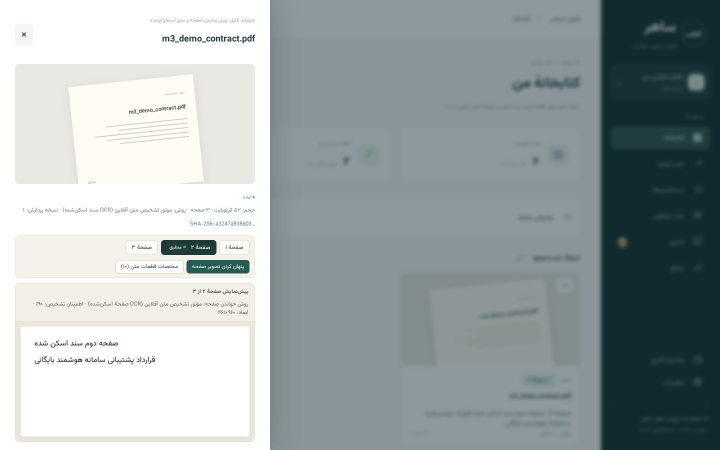
#> input picture .aistudio/artifacts/brain/e1f679af-c8a2-4218-875b-efecbfc107ae/.tempmediaStorage/media_1794115974869_b8b11668.jpg, 1440 x 900 px (shown at 1/2 size)
$ python -i image_analyzer.py   (imports and definitions only)
#> lines starting #> are read from the running program, lines starting #| are printed output that depends on the picture
from __future__ import annotations

import os
import re
from dataclasses import dataclass, field
from typing import Any, Dict, List, Optional, Tuple
from PIL import Image, ImageStat

from services.ingestion.extractor import normalize_persian_text


THEMATIC_CATEGORIES_12: List[str] = [
    "اجتماعی",
    "اقتصادی",
    "امنیتی",
    "جاسوسی",
    "دفاعی (نظامی، کویر و مرز)",
    "دین و روحانیت",
    "رزمایش",
    "سایبری",
    "سیاسی",
    "علم و فناوری",
    "فرهنگی",
    "هواگرد (پهپاد، ریزپرنده، جنگنده و ...)",
]


@dataclass
class ImageAnalysisResult:
    file_id: str
    title: str
    relative_path: str = ""
    image_path: str = ""
    mime_type: str = "image/png"
    file_size: int = 0
    width: int = 0
    height: int = 0
    aspect_ratio: float = 1.0
    orientation: str = "افقی"
    color_mode: str = "RGB"
    dominant_color_hex: str = "#F5F3EE"
    color_profile_label: str = "زمینهٔ روشن کاغذی"
    mean_brightness: float = 240.0
    contrast_std: float = 25.0
    paper_bg_ratio: float = 0.8
    edge_density: float = 0.05
    word_count: int = 0
    char_count: int = 0
    line_count: int = 0
    bbox_count: int = 0
    ocr_confidence: Optional[float] = None
    ocr_engine: str = "paddleocr"
    extracted_text: str = ""
    # Priority 1: Personal Folder + Username & Account ID classification
    personal_folder: str = "پوشهٔ عمومی آرشیو"
    account_id: str = ""
    account_username: str = ""
    account_label: str = "بدون نام کاربری / آیدی مشخص"
    platform_source: str = "اسکرین‌شات / تصویر عمومی"
    # Image Capture Source & Subject / Location / GPS Classification
    capture_source_category: str = "اسکرین‌شات موبایل / شبکهٔ اجتماعی"
    subject_classification: str = "پست یا استوری شبکهٔ اجتماعی"
    camera_info: str = "بدون فرادادهٔ دوربین (تصویر دیجیتال / اسکرین‌شات)"
    location_name: str = "موقعیت مکانی ثبت‌نشده"
    gps_coordinates: str = ""
    detected_caption: str = ""
    # Priority 2: 12 Thematic Categories + Visual Nature
    thematic_category: str = "اجتماعی"
    image_nature: str = "سند یا برگهٔ متنی اسکن‌شده"
    detected_topic: str = "اجتماعی"
    confidence_label: str = "بالا"
    tags: List[str] = field(default_factory=list)
    key_findings: List[str] = field(default_factory=list)
    analysis_summary: str = ""
    # Personal & Civil Identity Dossier (مشخصات انفرادی، شناسنامه‌ای، موبایل و آدرس)
    personal_identity: Dict[str, Any] = field(default_factory=dict)
    # Legal & Judicial Criminal Assessment (بررسی موارد مجرمانه بر اساس داده‌های حقوقی و قضایی)
    criminal_assessment: Dict[str, Any] = field(default_factory=dict)
    # Structured Template (قواره) — strictly for «فرهنگی» and «اجتماعی»
    template_applicable: bool = False
    template_fields: Optional[Dict[str, Any]] = None
    formatted_template_text: str = ""


_THEMATIC_KEYWORDS_12: Dict[str, List[str]] = {
    "هواگرد (پهپاد، ریزپرنده، جنگنده و ...)": [
        "هواگرد", "پهپاد", "ریزپرنده", "جنگنده", "بالگرد", "هوانوردی", "کوادکوپتر",
        "پهپادی", "شاهد", "مهاجر", "کمان", "ابابیل", "آرش", "فطرس", "سیمرغ",
        "سوخو", "میگ", "اف-14", "اف-4", "اف-5", "اف۱۴", "شکاری", "بمب‌افکن", "بمب افکن",
        "پرواز", "پرنده هدایت‌پذیر", "پرنده هدایت پذیر", "بدون سرنشین", "عمودپرواز",
        "ترابری هوایی", "نیروی هوایی", "نهاجا", "هوانیروز", "باند پرواز", "آشیانه",
        "رهگیری هوایی", "محموله هوایی", "بال ثابت", "ملخ", "موتور جت", "توربوفن",
        "uav", "drone", "quadcopter", "microdrone", "fighter", "aircraft", "aviation",
        "helicopter", "airforce", "shahed", "mohajer", "su-35", "f-14",
    ],
    "رزمایش": [
        "رزمایش", "مانور", "تمرین نظامی", "تمرین تاکتیکی", "رزمایش مشترک",
        "رزمایش دریایی", "رزمایش زمینی", "رزمایش هوایی", "رزمایش موشکی",
        "رزمایش پدافندی", "میدان تیر", "مرحله نهایی رزمایش", "منطقه عمومی رزمایش",
        "ذوالفقار", "پیامبر اعظم", "اقتدار", "مدافعان آسمان", "ولایت", "فاتحان خیبر",
        "امنیت پایدار", "تمرین رزم", "سناریوی رزمایش", "آتشبار در رزمایش",
        "military exercise", "wargame", "maneuver", "tactical drill", "joint drill",
    ],
    "دفاعی (نظامی، کویر و مرز)": [
        "دفاعی", "نظامی", "ارتش", "سپاه", "نیروهای مسلح", "مرز", "مرزبانی", "مرزی",
        "کویر", "پایش مرزی", "پاسگاه", "پادگان", "موشک", "موشکی", "پدافند", "رادار",
        "زرهی", "توپخانه", "تانک", "نفربر", "ناو", "ناوچه", "زیردریایی", "نیروی زمینی",
        "نیروی دریایی", "تکاور", "تیپ", "لشکر", "قرارگاه", "وزارت دفاع", "ودجا",
        "تسلیحات", "مهمات", "دفاع مقدس", "انسداد مرز", "برجک", "دیدبانی", "پهنه کویری",
        "defense", "military", "border", "desert", "missile", "radar", "artillery",
        "infantry", "navy", "armed forces", "battalion", "garrison",
    ],
    "سایبری": [
        "سایبری", "هک", "هکر", "هکری", "حمله سایبری", "بدافزار", "باج‌افزار", "باج افزار",
        "فیشینگ", "نشت داده", "دیتابیس", "امنیت سایبری", "نفوذ سایبری", "فایروال",
        "سرور", "آسیب‌پذیری", "آسیب پذیری", "زیرساخت دیجیتال", "پدافند سایبری",
        "ارتش سایبری", "مرکز ماهر", "تارنما", "سایت", "دامنه", "بات‌نت", "بات نت",
        "دی‌داس", "سورس کد", "اکسپلویت", "تروجان", "دارک وب", "فیلترینگ", "پورت",
        "cyber", "hacker", "hack", "malware", "ransomware", "phishing", "ddos",
        "exploit", "vulnerability", "firewall", "breach", "payload", "botnet", "cve",
    ],
    "جاسوسی": [
        "جاسوس", "جاسوسی", "ضدجاسوسی", "ضد جاسوسی", "موساد", "سیا", "ام‌آی‌۶",
        "سرویس اطلاعاتی", "سرویس بیگانه", "عامل نفوذی", "ستون پنجم", "تخلیه اطلاعاتی",
        "استراق سمع", "شنود", "خانه امن", "تله اطلاعاتی", "افشای اسناد", "فوق محرمانه",
        "به‌کلی سری", "به کلی سری", "مامور مخفی", "مأمور مخفی", "رابط اطلاعاتی",
        "سرپل", "پوشش دیپلماتیک", "خرابکاری صنعتی", "کشف شبکه جاسوسی",
        "espionage", "spy", "mossad", "cia", "mi6", "intelligence agency",
        "undercover", "classified", "top secret", "wiretap", "informant",
    ],
    "امنیتی": [
        "امنیتی", "امنیت ملی", "اطلاعات", "وزارت اطلاعات", "سازمان اطلاعات", "ضدتروریسم",
        "ضد تروریسم", "تروریستی", "ترور", "حفاظت اطلاعات", "فراجا", "انتظامی", "پلیس",
        "تهدید امنیتی", "بازداشت", "دستگیری", "شبکه سازمان‌یافته", "قاچاق سلاح",
        "اخلالگر", "شورش", "ناامنی", "عملیات امنیتی", "شورای عالی امنیت", "شورای تامین",
        "پاکسازی", "تعقیب و مراقبت", "کشف محموله", "اشرار", "گروهک",
        "security", "national security", "counterterrorism", "police", "threat",
        "arrest", "operation", "surveillance", "intelligence",
    ],
    "سیاسی": [
        "سیاسی", "دولت", "مجلس", "انتخابات", "دیپلماسی", "وزارت خارجه", "مذاکرات",
        "توافق", "برجام", "بین‌الملل", "بین الملل", "سازمان ملل", "شورای امنیت",
        "احزاب", "فراکسیون", "ریاست‌جمهوری", "ریاست جمهوری", "نخست‌وزیر", "سفارت",
        "سفیر", "قطعنامه", "تحریم سیاسی", "سیاست خارجی", "سیاست داخلی", "کابینه",
        "وزیر", "نماینده مجلس", "استیضاح", "رای اعتماد", "واشنگتن", "مسکو", "پکن",
        "قرارداد همکاری", "تفاهم‌نامه", "تفاهم نامه", "حقوقی", "ماده اول", "فسخ قرارداد",
        "political", "politics", "diplomacy", "parliament", "election", "government",
        "embassy", "treaty", "sanctions", "united nations", "foreign policy", "contract",
    ],
    "اقتصادی": [
        "اقتصادی", "اقتصاد", "بازار", "بورس", "ارز", "دلار", "یورو", "طلا", "سکه",
        "تورم", "بانک", "بانکی", "مالیات", "ارزش افزوده", "بودجه", "صادرات", "واردات",
        "تجارت", "گمرک", "سرمایه‌گذاری", "سرمایه گذاری", "قیمت", "کالا", "تولید",
        "صنعت", "کارخانه", "معیشت", "فاکتور", "صورتحساب", "صورت‌حساب", "مالي", "مالی",
        "مبلغ", "ریال", "تومان", "پرداخت", "حسابداری", "ترازنامه", "نفت", "پتروشیمی",
        "یارانه", "تسهیلات", "وام", "نقدینگی", "ركود", "رکود",
        "economy", "economic", "market", "currency", "inflation", "bank", "invoice",
        "payment", "tax", "finance", "financial", "trade", "export", "import", "budget",
    ],
    "دین و روحانیت": [
        "دین", "دینی", "مذهبی", "روحانیت", "روحانی", "حوزه علمیه", "مرجعیت", "مراجع",
        "آیت‌الله", "آیت الله", "حجت‌الاسلام", "حجت الاسلام", "فقه", "فقهی", "قرآن",
        "مسجد", "هیئت", "مداحی", "نماز", "نماز جمعه", "امام جمعه", "تبلیغات اسلامی",
        "زیارت", "اربعین", "محرم", "عاشورا", "رمضان", "اعتقادی", "طلبه", "علما",
        "حدیث", "روایت", "مهدویت", "وقف", "امامزاده", "حرم", "شعائر",
        "religion", "religious", "clergy", "seminary", "mosque", "quran", "islamic",
    ],
    "علم و فناوری": [
        "علم", "علمی", "فناوری", "تکنولوژی", "هوش مصنوعی", "نانو", "زیست‌فناوری",
        "فضایی", "ماهواره", "پرتابگر", "دانشگاه", "پژوهش", "پژوهشی", "اختراع",
        "دانش‌بنیان", "دانش بنیان", "رباتیک", "کوانتوم", "پزشکی نوین", "سلول بنیادی",
        "آزمایشگاه", "الگوریتم", "نرم‌افزار", "نرم افزار", "سخت‌افزار", "پردازنده",
        "مقاله علمی", "پارک علم و فناوری", "استارتاپ", "نوآوری", "مخابرات", "لیزر",
        "science", "technology", "ai", "artificial intelligence", "satellite",
        "research", "university", "innovation", "robotics", "quantum", "software",
    ],
    "فرهنگی": [
        "فرهنگی", "فرهنگ", "هنر", "هنری", "سینما", "فیلم", "سریال", "کتاب", "نشر",
        "رسانه", "میراث فرهنگی", "گردشگری", "شعر", "ادبیات", "تئاتر", "موسیقی",
        "جشنواره", "فجر", "سبک زندگی", "تاریخ", "تاریخی", "هویت فرهنگی", "صداوسیما",
        "مطبوعات", "نمایشگاه", "نگارخانه", "موزه", "خطاطی", "معماری ایرانی",
        "ابتذال", "ترویج ابتذال", "مبتذل", "هنجارشکنی", "عفاف", "حجاب", "کشف حجاب",
        "مدلینگ", "بلاگر", "مزون", "سالن زیبایی", "آرایشگاه", "استوری", "ریلز",
        "اینستاگرام", "instagram.com", "مسدودی سیم کارت",
        "culture", "cultural", "art", "cinema", "book", "media", "heritage",
        "literature", "music", "festival", "museum", "instagram", "blogger",
    ],
    "اجتماعی": [
        "اجتماعی", "جامعه", "شهروند", "شهروندان", "خانواده", "جمعیت", "جوانان",
        "زنان", "بهداشت", "سلامت", "بیمارستان", "آموزش و پرورش", "مدرسه", "دانش‌آموز",
        "حوادث", "امداد", "هلال احمر", "محیط زیست", "آلودگی هوا", "ترافیک", "شهرداری",
        "خدمات شهری", "مسکن", "رفاه", "تامین اجتماعی", "بازنشستگان", "کارگران",
        "مطالبات مردمی", "آسیب اجتماعی", "خیریه", "مردم", "زندگی", "همگانی",
        "ناهنجاری اجتماعی", "تخلف اجتماعی", "مسدودی سیم کارت", "سیم کارت", "کدملی",
        "شماره تماس", "شماره تماس/حساب", "تاریخ ارشاد", "آیدی عددی", "آدرس اینترنتی",
        "مسدودسازی", "کاشمر", "خراسان رضوی",
        "social", "society", "citizen", "family", "health", "environment", "urban",
    ],
}

_HANDLE_REGEX = re.compile(
    r"(?:(?<![A-Za-z0-9._])@([A-Za-z][A-Za-z0-9_.]{2,36})|(?<![A-Za-z0-9._@])([A-Za-z][A-Za-z0-9_.]{2,36})@(?![A-Za-z0-9_.]))"
)
_SOCIAL_URL_REGEX = re.compile(
    r"(?:https?://)?(?:www\.)?(?:t\.me|telegram\.me|instagram\.com|instagr\.am|x\.com|twitter\.com|eitaa\.com|rubika\.ir|bale\.ai|splus\.ir)/([A-Za-z0-9_.]{3,40})(?:\?[^\s\"'<>)]*)?",
    re.IGNORECASE,
)
_FULL_INSTAGRAM_URL_REGEX = re.compile(
    r"(https?://(?:www\.)?(?:instagram\.com|instagr\.am)/[A-Za-z0-9_.]+(?:\?[^\s\"'<>)]*)?|(?:www\.)?(?:instagram\.com|instagr\.am)/[A-Za-z0-9_.]+(?:\?[^\s\"'<>)]*)?)",
    re.IGNORECASE,
)
_EXPLICIT_ID_LINE_REGEX = re.compile(
    r"(?:آیدی|ایدی|شناسه(?:\s*کاربری)?|نام\s*کاربری|اکانت|کانال|صفحه|پیج|کاربر|منبع|id|user\s*id|username|account|channel)\s*[:：\-]\s*([^\n\r|·•]{2,50})",
    re.IGNORECASE,
)

_PERSIAN_DIGIT_MAP = str.maketrans("۰۱۲۳۴۵۶۷۸۹٠١٢٣٤٥٦٧٨٩", "01234567890123456789")


def _to_ascii_digits(text: str) -> str:
    return (text or "").translate(_PERSIAN_DIGIT_MAP)


# [136 lines left out: functions _extract_handles_from_text, _extract_account_identity, not called in this run]


_OCCUPATION_KEYWORDS = [
    "بلاگر", "مدل", "مدلینگ", "آرایشگر", "سالن زیبایی", "میکاپ آرتیست", "میکاپ",
    "مزون", "طراح لباس", "بوتیک", "فروشگاه آنلاین", "فروشگاه پوشاک", "عکاس", "آتلیه",
    "مربی", "مربی بدنسازی", "باشگاه", "تتو آرتیست", "تتوکار", "تتو", "خواننده",
    "موزیسین", "دی‌جی", "کافه", "رستوران", "مشاور", "پزشک", "وکیل", "دانشجو", "آزاد",
]

_PROVINCE_HASHTAG_MAP = {
    "خراسان رضوی": "#خراسان_رضوی",
    "خراسان شمالی": "#خراسان_شمالی",
    "خراسان جنوبی": "#خراسان_جنوبی",
    "تهران": "#تهران",
    "اصفهان": "#اصفهان",
    "فارس": "#فارس",
    "مازندران": "#مازندران",
    "گیلان": "#گیلان",
    "آذربایجان شرقی": "#آذربایجان_شرقی",
    "آذربایجان غربی": "#آذربایجان_غربی",
    "خوزستان": "#خوزستان",
    "کرمان": "#کرمان",
    "البرز": "#البرز",
    "قم": "#قم",
    "یزد": "#یزد",
    "همدان": "#همدان",
    "کرمانشاه": "#کرمانشاه",
    "لرستان": "#لرستان",
    "هرمزگان": "#هرمزگان",
    "سیستان و بلوچستان": "#سیستان_و_بلوچستان",
    "کردستان": "#کردستان",
    "مرکزی": "#مرکزی",
    "قزوین": "#قزوین",
    "گلستان": "#گلستان",
    "اردبیل": "#اردبیل",
    "زنجان": "#زنجان",
    "بوشهر": "#بوشهر",
    "سمنان": "#سمنان",
    "چهارمحال و بختیاری": "#چهارمحال_و_بختیاری",
    "ایلام": "#ایلام",
    "کهگیلویه و بویراحمد": "#کهگیلویه_و_بویراحمد",
}

_CITY_TO_PROVINCE_AND_TAG = {
    "کاشمر": ("#خراسان_رضوی", "#شهرستان_کاشمر"),
    "مشهد": ("#خراسان_رضوی", "#شهرستان_مشهد"),
    "نیشابور": ("#خراسان_رضوی", "#شهرستان_نیشابور"),
    "سبزوار": ("#خراسان_رضوی", "#شهرستان_سبزوار"),
    "تربت حیدریه": ("#خراسان_رضوی", "#شهرستان_تربت_حیدریه"),
    "قوچان": ("#خراسان_رضوی", "#شهرستان_قوچان"),
    "بردسکن": ("#خراسان_رضوی", "#شهرستان_بردسکن"),
    "خلیل آباد": ("#خراسان_رضوی", "#شهرستان_خلیل_آباد"),
    "خلیل‌آباد": ("#خراسان_رضوی", "#شهرستان_خلیل_آباد"),
    "طرقبه": ("#خراسان_رضوی", "#شهرستان_طرقبه_شاندیز"),
    "شاندیز": ("#خراسان_رضوی", "#شهرستان_طرقبه_شاندیز"),
    "شیراز": ("#فارس", "#شهرستان_شیراز"),
    "تبریز": ("#آذربایجان_شرقی", "#شهرستان_تبریز"),
    "اهواز": ("#خوزستان", "#شهرستان_اهواز"),
    "رشت": ("#گیلان", "#شهرستان_رشت"),
    "ساری": ("#مازندران", "#شهرستان_ساری"),
    "کرج": ("#البرز", "#شهرستان_کرج"),
}


# [358 lines left out: functions format_cultural_template, format_social_blocking_template, format_cultural_social_template, build_cultural_social_template, _dms_to_decimal, not called in this run]


def _compute_visual_metrics(image_path: str) -> Dict[str, Any]:
    """
    Extracts genuine visual and geometric metrics from an image file using Pillow:
    dimensions, aspect ratio, orientation, luminance mean/contrast, paper-like light background
    ratio, dark UI surface ratio, color saturation, edge density, dominant RGB hex, and EXIF/GPS metadata.
    """
    default_metrics = {
        "width": 800,
        "height": 600,
        "aspect_ratio": 1.33,
        "orientation": "افقی",
        "color_mode": "RGB",
        "dominant_color_hex": "#F7F5F0",
        "color_profile_label": "زمینهٔ روشن کاغذی",
        "mean_brightness": 235.0,
        "contrast_std": 28.0,
        "paper_bg_ratio": 0.78,
        "dark_bg_ratio": 0.04,
        "mean_saturation": 12.0,
        "edge_density": 0.06,
        "skin_tone_ratio": 0.0,
        "has_exif_camera": False,
        "camera_info": "بدون فرادادهٔ دوربین (تصویر دیجیتال / اسکرین‌شات)",
        "exif_gps": "",
    }
    if not image_path or not os.path.exists(image_path):
        return default_metrics

    try:
        with Image.open(image_path) as img:
#> img is the input picture: PIL image 1440x900 RGB; mean R, G, B 158, 167.3, 168.7
            orig_mode = img.mode
            width, height = img.size
            if width <= 0 or height <= 0:
                return default_metrics

            ratio = round(width / float(height), 2)
            if 0.92 <= ratio <= 1.08:
                orientation = "مربعی"
            elif ratio > 1.08:
                orientation = "افقی"
            else:
                orientation = "عمودی"

            # Extract EXIF camera & GPS tags if present
            has_exif_camera = False
            camera_parts: List[str] = []
            exif_gps = ""
            try:
                exif_data = img.getexif()
                if exif_data:
                    make = str(exif_data.get(271, "") or "").strip()
                    model = str(exif_data.get(272, "") or "").strip()
                    dt_orig = str(exif_data.get(36867, "") or exif_data.get(306, "") or "").strip()
                    if make or model:
                        has_exif_camera = True
                        camera_parts.append(f"{make} {model}".strip())
                    if dt_orig:
                        camera_parts.append(f"تاریخ ثبت: {dt_orig}")
                    # GPS IFD (34853)
                    gps_ifd = None
                    if hasattr(exif_data, "get_ifd"):
                        try:
                            gps_ifd = exif_data.get_ifd(0x8825)
                        except Exception:
                            gps_ifd = None
                    if not gps_ifd and isinstance(exif_data.get(34853), dict):
                        gps_ifd = exif_data.get(34853)
                    if gps_ifd and isinstance(gps_ifd, dict):
                        lat = _dms_to_decimal(gps_ifd.get(2), str(gps_ifd.get(1, "N")))
                        lon = _dms_to_decimal(gps_ifd.get(4), str(gps_ifd.get(3, "E")))
                        if lat is not None and lon is not None:
                            exif_gps = f"{lat:.5f}, {lon:.5f}"
            except Exception:
                pass

            camera_info = (
                " · ".join(camera_parts)
                if camera_parts
                else "بدون فرادادهٔ دوربین (تصویر دیجیتال / اسکرین‌شات)"
            )

            rgb = img.convert("RGB")
            thumb = rgb.resize((64, 64))
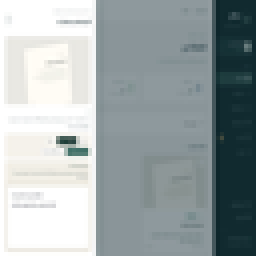
#> thumb: PIL image 64x64 RGB (shown 4 times larger); mean R, G, B 158, 167.3, 168.6
            pixels = list(getattr(thumb, "get_flattened_data", thumb.getdata)())
#> pixels = 4096 items, first 6: (255, 255, 255), (255, 255, 255), (255, 255, 255), (255, 255, 255), (255, 255, 255), (255, 255, 255)
            total_px = max(1, len(pixels))
#> total_px = 4096
#> (the rest of the program and of its run is left out)
